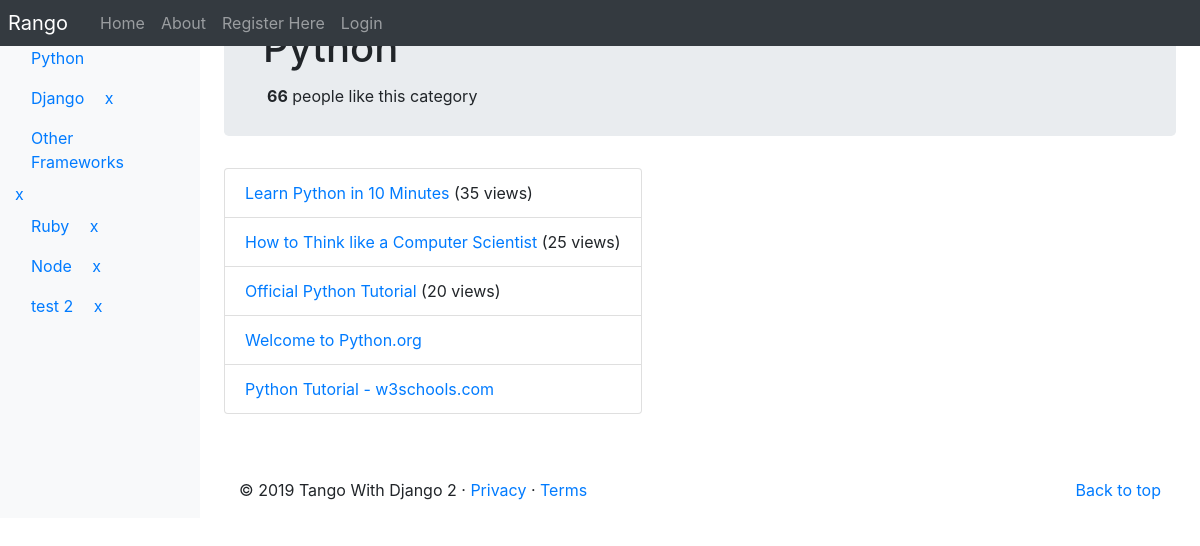
/rango/category/python/, run on the app's committed database.
### rango/models.py (models this page shows, shortened)
class Category(models.Model):
    name = models.CharField(max_length=128, unique=True)
    views = models.IntegerField(default=0)
    likes = models.IntegerField(default=0)
    slug = models.SlugField()
    class Meta:
        verbose_name_plural = 'Categories'

class Page(models.Model):
    category = models.ForeignKey(Category, on_delete=models.CASCADE)
    title = models.CharField(max_length=128)
    url = models.URLField()
    views = models.IntegerField(default=0)

### rango/views.py (the view)
def show_category(request, category_name_slug):
    context_dict = {}
    try:
        category = Category.objects.get(slug=category_name_slug)
        pages = Page.objects.filter(category=category).order_by('-views')
        context_dict['pages'] = pages
        context_dict['category'] = category
    except Category.DoesNotExist:
        context_dict['category'] = None
        context_dict['pages'] = None
    context_dict['query'] = category.name
    result_list = []
    if request.method == 'POST':
        query = request.POST['query'].strip()
        if query:
            result_list = run_query(query)
            context_dict['query'] = query
            context_dict['result_list'] = result_list
    return render(request, 'rango/category.html', context_dict)

### rango/templatetags/rango_template_tags.py (called while the page is built)
@register.inclusion_tag('rango/cats.html')
def get_category_list(cat=None):
    return {'cats': Category.objects.all(),
            'act_cat': cat}

### templates/rango/category.html (shortened to what this page needs)
{% extends 'rango/base.html' %}
	{% load staticfiles %}
	{% block body_block %}
	    {% if category %}
 	<div class="jumbotron p-4">
 	<div class="container">
  		<h1 class="jumbotron-heading">{{ category.name }}</h1>
    	<div class="p-1">
    	<strong id="like_count">{{ category.likes }}</strong> people like this category
    	</div>
 	</div>
 	</div>
	<div class="container">
		<div class="row">
	        {% if pages %}
	            <ul class="list-group">
	            {% for page in pages %}
                    <li class="list-group-item">
            	        <a href="{% url 'rango:goto' %}?page_id={{page.id}}">{{ page.title }}</a>
            	        {% if page.views > 1 %}
            	            ({{ page.views }} views)
            	        {% elif page.views == 1 %}
            	            ({{ page.views }} view)
            	        {% endif %}
            	    </li>
	            {% endfor %}
	            </ul>
	        {% else %}
	            <strong>No pages currently in category.</strong>
	        {% endif %}
	 	</div>
	 	</div>
	<div class="container p-4">
	</div>
		<div class="container p-2">
		    {% else %}
	            The specified category does not exist!
	        {% endif %}
	 	</div>
	{% endblock %}

### templates/rango/cats.html (shortened to what this page needs)
<ul class="nav flex-column pt-6">
    {% if cats %}
    {% for c in cats %}
    {% if c == act_cat %}
    <li class="nav-item">
        <a class="nav-link active" href="{% url 'rango:show_category' c.slug %}">
            {{ c.name }}</a>
    </li>
    {% else  %}
    <li class="nav-item">
        <a class="nav-link" style="display: inline-block;" href="{% url 'rango:show_category' c.slug %}">
            {{ c.name }}</a>
        <a href="{% url 'rango:delete_cat' c.id %}">x</a>
    </li>
    {% endif %}
    {% endfor %}
    {% else %}
    <li class="nav-item">No Categories Yet!</li>
    {% endif %}
</ul>

### data on the page
Category: name "Python", likes "66"
Category: name "Django"
Category: name "Other Frameworks"
Category: name "Ruby"
Category: name "Node"
Category: name "test 2"
Page: title "Learn Python in 10 Minutes", views "35"
Page: title "How to Think like a Computer Scientist", views "25"
Page: title "Official Python Tutorial", views "20"
Page: title "Welcome to Python.org"
Page: title "Python Tutorial - w3schools.com"
